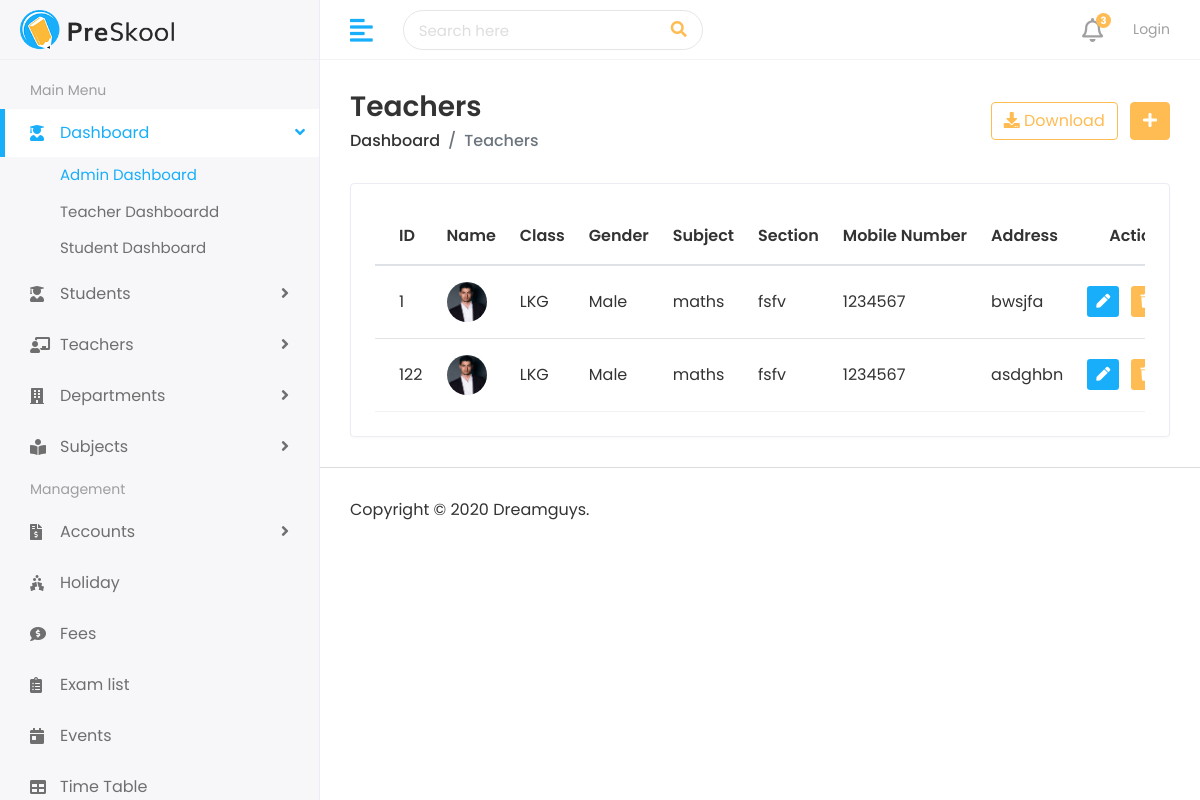
Screenshot of /teachers/ with the database file from the repository.
### teachers/models.py (models this page shows, shortened)
class Teacher(models.Model):
    first_name = models.CharField(max_length=50)
    last_name = models.CharField(max_length=50)
    teacher_id = models.CharField(max_length=20, unique=True)
    teacher_class = models.CharField(max_length=10, blank=True, null=True)
    section = models.CharField(max_length=5, blank=True, null=True)
    gender = models.CharField(max_length=10, choices=GENDER_CHOICES)
    subject = models.CharField(max_length=50)
    mobile_number = models.CharField(max_length=15)
    address = models.TextField()
    teacher_image = models.ImageField(upload_to='teachers/', blank=True, null=True)
    slug = models.SlugField(unique=True, blank=True)
    created_at = models.DateTimeField(auto_now_add=True)
    updated_at = models.DateTimeField(auto_now=True)

### teachers/views.py (the view)
# urls.py: path('teachers/', views.teacher_list, name='teacher-list'),
def teacher_list(request):
    teachers = Teacher.objects.all()
    return render(request, 'teachers/teachers.html', {'teachers': teachers})

### templates/teachers/teachers.html (shortened to what this page needs)
{% extends 'home/base.html' %}
{% load static %}
{% block body %}
<div class="page-wrapper">
  <div class="content container-fluid">
    <div class="page-header">
      <div class="row align-items-center">
        <div class="col">
          <h3 class="page-title">Teachers</h3>
          <ul class="breadcrumb">
            <li class="breadcrumb-item"><a href="index.html">Dashboard</a></li>
            <li class="breadcrumb-item active">Teachers</li>
          </ul>
        </div>
        <div class="col-auto text-right ml-auto">
          <a href="#" class="btn btn-outline-primary mr-2"><i class="fas fa-download"></i> Download</a>
          <a href="{% url 'add-teacher' %}" class="btn btn-primary"><i class="fas fa-plus"></i></a>
        </div>
      </div>
    </div>
    <div class="row">
      <div class="col-sm-12">
        <div class="card card-table">
          <div class="card-body">
            <div class="table-responsive">
              <table class="table table-hover table-center mb-0 datatable">
                <thead>
                  <tr>
                    <th>ID</th>
                    <th>Name</th>
                    <th>Class</th>
                    <th>Gender</th>
                    <th>Subject</th>
                    <th>Section</th>
                    <th>Mobile Number</th>
                    <th>Address</th>
                    <th class="text-right">Action</th>
                  </tr>
                </thead>
                <tbody>
                  {% for teacher in teachers %}
                  <tr>
                    <td>{{ teacher.teacher_id }}</td>
                    <td>
                      <h2 class="table-avatar">
                        {% if teacher.photo %}
                        <a href="{% url 'teacher-details' teacher.id %}" class="avatar avatar-sm mr-2">
                          <img class="avatar-img rounded-circle" src="{{ teacher.photo.url }}" alt="{{ teacher.full_name }}">
                        </a>
                        {% else %}
                        <a href="{% url 'teacher-details' teacher.id %}" class="avatar avatar-sm mr-2">
                          <img class="avatar-img rounded-circle" src="{% static 'assets/img/user.jpg' %}" alt="{{ teacher.full_name }}">
                        </a>
                        {% endif %}
                      </h2>
                    </td>
                    <td>{{ teacher.teacher_class }}</td>
                    <td>{{ teacher.gender }}</td>
                    <td>{{ teacher.subject }}</td>
                    <td>{{ teacher.section }}</td>
                    <td>{{ teacher.mobile_number }}</td>
                    <td>{{ teacher.address }}</td>
                    <td class="text-right">
                      <div class="actions">
                        <a href="{% url 'edit-teacher' teacher.id %}" class="btn btn-sm bg-success-light mr-2">
                          <i class="fas fa-pen"></i>
                        </a>
                        <a href="{% url 'delete-teacher' teacher.id %}" class="btn btn-sm bg-danger-light">
                          <i class="fas fa-trash"></i>
                        </a>
                      </div>
                    </td>
                  </tr>
                  {% empty %}
                  <tr>
                    <td colspan="9" class="text-center">No teachers found.</td>
                  </tr>
                  {% endfor %}
                </tbody>
              </table>
            </div>
          </div>
        </div>
      </div>
    </div>
  </div>
  <footer>
    <p>Copyright © 2020 Dreamguys.</p>
  </footer>
</div>
{% endblock %}

### static/assets/css/style.css (style rules this page uses)
html { height: 100%; }
body { background-color: #fff; color: #333; font-family: 'Poppins', sans-serif; font-size: 1rem; height: 100%; line-height: 1.5; overflow-x: hidden; }
h1, h2, h3, h4, h5, h6 { font-family: 'Poppins', sans-serif; margin-top: 0; }
ul, ol { padding: 0px; list-style: none; }
.table { color: #333; max-width: 100%; margin-bottom: 0; width: 100%; }
table.table td h2 { display: inline-block; font-size: inherit; font-weight: 400; margin: 0; padding: 0; vertical-align: middle; }
table.table td h2.table-avatar { align-items: center; display: inline-flex; font-size: inherit; font-weight: 400; margin: 0; padding: 0; vertical-align: middle; white-space: nowrap; }
table.table td h2 a { color: #333; }
.table thead tr th { font-weight: 600; }
.table tbody tr { border-bottom: 1px solid rgba(0, 0, 0, 0.05); }
.table.table-center td, .table.table-center th { vertical-align: middle; }
.card-table .card-body .table > thead > tr > th { border-top: 0; }
.card-table .card-body .table tr td:first-child, .card-table .card-body .table tr th:first-child { padding-left: 1.5rem; }
.card-table .card-body .table tr td:last-child, .card-table .card-body .table tr th:last-child { padding-right: 1.5rem; }
.card-table .table td, .card-table .table th { border-top: 1px solid #e2e5e8; padding: 1rem 0.75rem; white-space: nowrap; }
.btn-primary { background-color: #FFBC53; border: 1px solid #FFBC53; }
.btn-outline-primary { color: #FFBC53; border-color: #FFBC53; }
.card { border: 1px solid #ececf5; box-shadow: 0 1px 3px 0 rgba(0, 0, 0, 0.03); margin-bottom: 1.875rem; }
.card-body { padding: 1.5rem; }
.bg-danger-light { background-color:#FFBC53 !important; color:#fff !important; }
.bg-success-light { background-color: #18aefa; color: #fff; }
.avatar { position: relative; display: inline-block; width: 3rem; height: 3rem }
.avatar > img { width: 100%; height: 100%; -o-object-fit: cover; object-fit: cover; }
.avatar-sm { width: 2.5rem; height: 2.5rem; }
footer { padding: 1.875rem 1.875rem; border-top: 1px solid #ddd; }
footer p { margin: 0px; }
.page-wrapper { margin-left: 320px; padding-top: 60px; position: relative; transition: all 0.4s ease; }
.page-wrapper > .content { padding: 1.875rem 1.875rem 0; }
.page-header { margin-bottom: 1.875rem; }
.page-header .breadcrumb { background-color: transparent; color: #6c757d; font-size: 1rem; font-weight: 500; margin-bottom: 0; padding: 0; }
.page-header .breadcrumb a { color: #333; }
.page-title { font-size: 28px; font-weight: 600; color: #333; margin-bottom: 5px; }

### rows the page displays
Teacher: teacher_id "1", teacher_class "LKG", gender "Male", subject "maths", section "fsfv", mobile_number "1234567", address "bwsjfa"
Teacher: teacher_id "122", teacher_class "LKG", gender "Male", subject "maths", section "fsfv", mobile_number "1234567", address "asdghbn"
